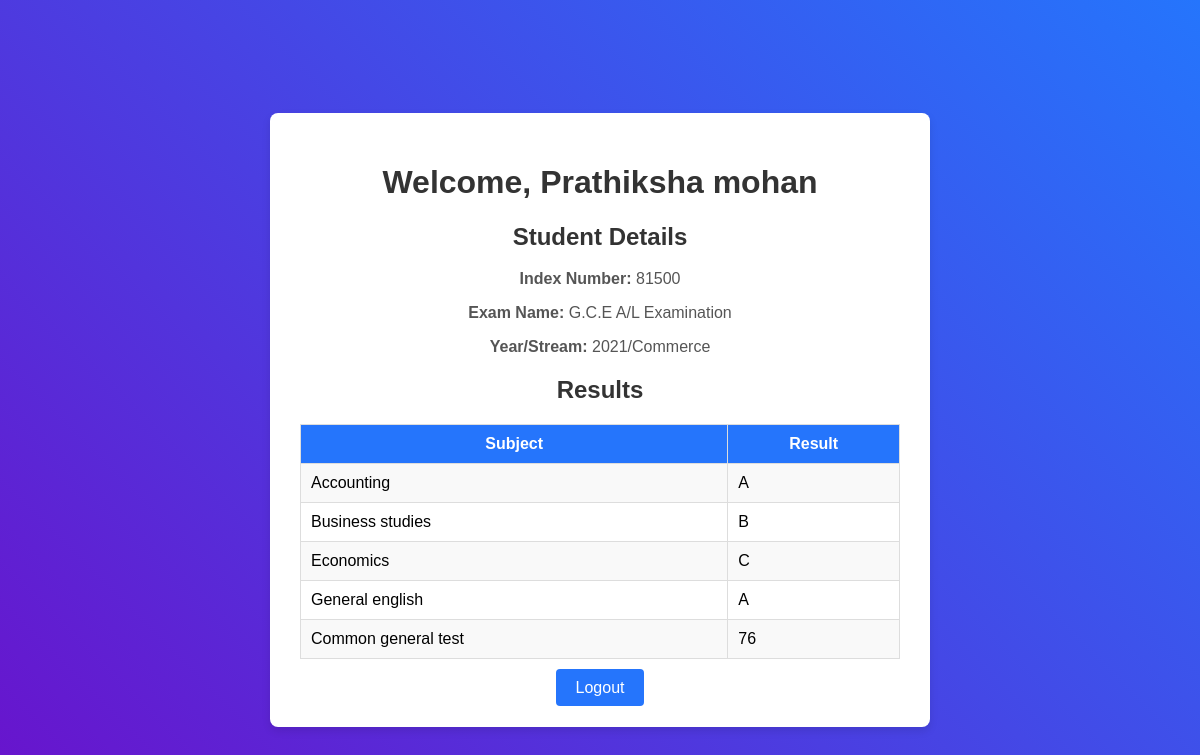
The page /view_results.php (signed in) on the database its author committed.
### tables this page shows
CREATE TABLE IF NOT EXISTS `students` (
  `id` int NOT NULL AUTO_INCREMENT,
  `user_id` int DEFAULT NULL,
  `name` varchar(255) NOT NULL,
  `index_number` varchar(20) NOT NULL,
  `exam_name` varchar(100) DEFAULT NULL,
  `year_stream` varchar(100) DEFAULT NULL,
  PRIMARY KEY (`id`),
  KEY `user_id` (`user_id`)
);

CREATE TABLE IF NOT EXISTS `subjects` (
  `id` int NOT NULL AUTO_INCREMENT,
  `student_id` int DEFAULT NULL,
  `subject_name` varchar(100) DEFAULT NULL,
  `result` varchar(5) DEFAULT NULL,
  PRIMARY KEY (`id`),
  KEY `student_id` (`student_id`)
);

### view_results.php (the view, shortened to what this page needs)
<?php
include 'functions.php';
$user_id = $_SESSION['user_id'];
$stmt = $conn->prepare("SELECT name, index_number, exam_name, year_stream FROM students WHERE user_id = ?");
$stmt->bind_param("i", $user_id);
$stmt->execute();
$result = $stmt->get_result();
if ($student = $result->fetch_assoc()) {
    $name = $student['name'];
    $index_number = $student['index_number'];
    $exam_name = $student['exam_name'];
    $year_stream = $student['year_stream'];
} else {
    echo "Student details not found!";
    exit();
}
$stmt = $conn->prepare("SELECT subject_name, result FROM subjects WHERE student_id = ?");
$stmt->bind_param("i", $user_id);
$stmt->execute();
$results = $stmt->get_result();
?>
<!DOCTYPE html>
<html lang="en">
<head>
</head>
<body>
    <div class="container">
        <header>
            <h1>Welcome, <?php echo htmlspecialchars($name); ?></h1>
        </header>
        <section>
            <h2>Student Details</h2>
            <p><strong>Index Number:</strong> <?php echo htmlspecialchars($index_number); ?></p>
            <p><strong>Exam Name:</strong> <?php echo htmlspecialchars($exam_name); ?></p>
            <p><strong>Year/Stream:</strong> <?php echo htmlspecialchars($year_stream); ?></p>
        </section>
        <section>
            <h2>Results</h2>
            <table>
                <tr>
                    <th>Subject</th>
                    <th>Result</th>
                </tr>
                <?php while ($row = $results->fetch_assoc()) { ?>
                    <tr>
                        <td><?php echo htmlspecialchars($row['subject_name']); ?></td>
                        <td><?php echo htmlspecialchars($row['result']); ?></td>
                    </tr>
                <?php } ?>
            </table>
        </section>
        <footer>
            <a href="logout.php">Logout</a>
        </footer>
    </div>
</body>
</html>

### view_results.php (style rules this page uses)
body { font-family: Arial, sans-serif; background: linear-gradient(45deg, #6a11cb, #2575fc); margin: 0; padding: 20px; display: flex; justify-content: center; align-items: center; min-height: 100vh; }
.container { background: white; padding: 30px; border-radius: 8px; box-shadow: 0 4px 8px rgba(0, 0, 0, 0.1); width: 600px; text-align: center; }
h1, h2 { color: #333; }
p { font-size: 16px; color: #555; }
table { width: 100%; border-collapse: collapse; margin: 20px 0; }
table th, table td { border: 1px solid #ddd; padding: 10px; text-align: left; }
table th { background-color: #2575fc; color: white; text-align: center; }
table tr:nth-child(even) { background-color: #f9f9f9; }
footer { margin-top: 20px; }
footer a { text-decoration: none; color: white; background: #2575fc; padding: 10px 20px; border-radius: 4px; transition: background-color 0.3s ease; }

### rows shown on the page
students: name "Prathiksha mohan", index_number "81500", exam_name "G.C.E A/L Examination", year_stream "2021/Commerce"
subjects: subject_name "Accounting", result "A"
subjects: subject_name "Business studies", result "B"
subjects: subject_name "Economics", result "C"
subjects: subject_name "General english", result "A"
subjects: subject_name "Common general test", result "76"
